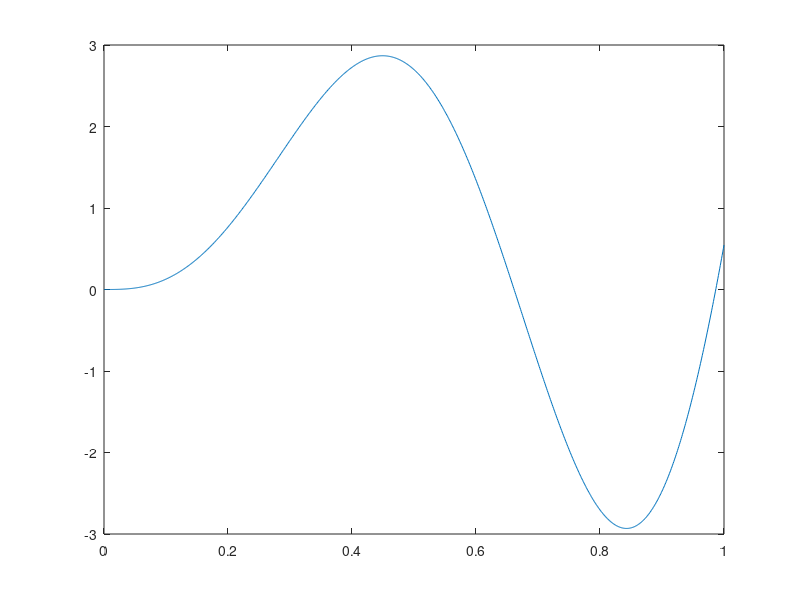

MATLAB code for this plot:
s = tf('s');
%k = 122;
k = 1000;
p = k / ((0.1*s + 1) * (s+1) *(10*s + 1));
g = feedback(p,1);
t = 0:0.001:1;
r = ones(size(t));
y = lsim(g,r,t);

figure(1);
plot(t,y);